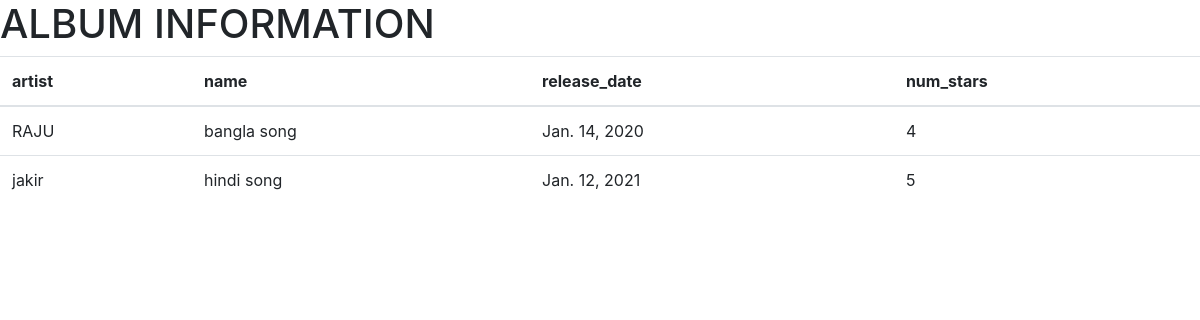
Screenshot of /album/ with the database file from the repository.
### first_app/models.py (models this page shows, shortened)
class Album(models.Model):
    artist = models.ForeignKey(Musicium, on_delete=models.CASCADE)
    name = models.CharField(max_length= 100)
    release_date = models.DateField()
    rating =(
        (1, "worst"),
        (2, "bad"),
        (3, "not bad"),
        (4, "good"),
        (5, "Wxcellent")
    )
    num_stars = models.IntegerField(choices=rating)

class Musicium(models.Model):
    first_name = models.CharField(max_length=50)
    last_name = models.CharField(max_length=50)
    insrtument = models.CharField(max_length=100)
    def __str__(self):
        return self.first_name

### first_app/views.py (the view)
# urls.py: path("album/",views.album, name ="album"),
def album(request):
    album_list = Album.objects.order_by("name")
    context = { 'album': album_list,}
    return render(request, 'first_app/album.html',context)

### templates/first_app/album.html (shortened to what this page needs)
<!DOCTYPE html>
{% load static %}
<html lang="en">
<head>
    <link rel="stylesheet" type="text/css" href="{% static 'css/mystyle.css' %}">
    <link rel="stylesheet" href="https://maxcdn.bootstrapcdn.com/bootstrap/4.0.0/css/bootstrap.min.css" >
</head>
<body>
<h1>ALBUM INFORMATION</h1>
      <table class="table">
        <thead>
          <tr>
            <th scope="col">artist</th>
            <th scope="col">name</th>
            <th scope="col">release_date</th>
            <th scope="col">num_stars</th>
          </tr>
        </thead>
        {% for i in album %}
          <tr>
            <td>{{i.artist}}</td>
            <td>{{i.name}}</td>
            <td>{{i.release_date}}</td>
            <td>{{i.num_stars}}</td>
          </tr>
        {% endfor %}
      </table>
</body>
</html>

### static/css/mystyle.css (style rules this page uses)
h1 { color: brown; }

### rows the page displays
Album: artist "RAJU", name "bangla song", release_date "Jan. 14, 2020", num_stars "4"
Album: artist "jakir", name "hindi song", release_date "Jan. 12, 2021", num_stars "5"
